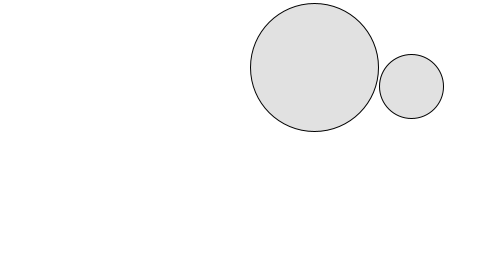
Frame 1 (no input)
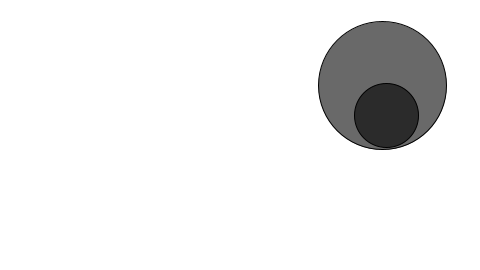
Frame 60 (the mouse pressed at the canvas centre just before this capture)
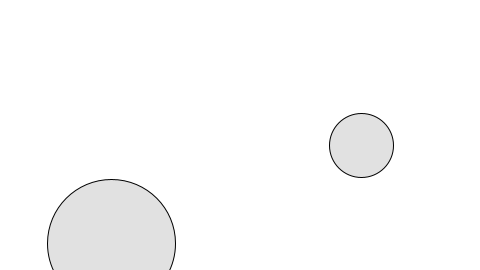
Frame 120 (the mouse held since frame 60 and released just before this capture)

The Processing sketch that drew these frames (run headless with seeded random() and noise(); from frame 60 on, the mouse is pressed at the canvas centre):

// Processing sketch: BallIntercet
// ── BallIntercet.pde
// Two ball objects
Ball ball1;
Ball ball2;

void setup() {
  size(480, 270);

  // Initialize balls
  ball1 = new Ball(64);
  ball2 = new Ball(32);
}

void draw() {
  background(255);
  // Move each ball
  ball1.move();
  ball2.move();

  // New! An object can have a function that 
  // takes another object as an argument. This 
  // is one way to have objects communicate. 
  // In this case they are checking intersection.  
  if (ball1.intersect(ball2)) { 
    ball1.highlight();  //if the balls are intersecting, call the highlight() function
    ball2.highlight();
  }
  //show each ball
  ball1.display();
  ball2.display();
}


// ── Ball.pde
class Ball {

  float radius;  //sets the size
  float x, y;    // used to locate the ball
  float xSpeed, ySpeed;  //used to move the ball
  color c = color(100, 50);  //each ball is grey and translucent

  // Constructor
  Ball(float tempR) {
    radius = tempR;  //the size is set by the value passed to tempR
    x = random(width);  //pick a random position to start
    y = random(height);
    xSpeed = random( -5, 5);  //pick a random speed
    ySpeed = random( -5, 5);
  }

  void move() {
    x += xSpeed; // Increment x (by xSpeed)
    y += ySpeed; // Increment y (by ySpeed)

    // Check horizontal edges
    if (x > width || x < 0) {  //if on left or right edge of the window
      xSpeed *= - 1;   //turn around
    }

    // Check vertical edges
    if (y > height || y < 0) { //if on top or bottom edge of the window
      ySpeed *= - 1;  //turn around
    }
  }

  // when this function is called the color is darkened.
  void highlight() { 
    c = color(0, 150);
  }

  // Draw the ball
  void display() {
    stroke(0);
    fill(c);
    ellipse(x, y, radius*2, radius*2);
    // After the ball is displayed, the color is reset back to the original color
    //(in case it changed).
    c = color(100, 50);
  }

  // A function that returns true or false based on whether two circles intersect
  // If distance is less than the sum of radii the circles touch
  boolean intersect(Ball anotherBall) { // Objects can be passed to as arguments to methods too! 

    float distance = dist(x, y, anotherBall.x, anotherBall.y); // Calculate distance

    // Compare distance to sum of radii
    if (distance < radius + anotherBall.radius) {
      return true;  //intersecting!
    } else {
      return false;  //not intersecting
    }
  }
}
